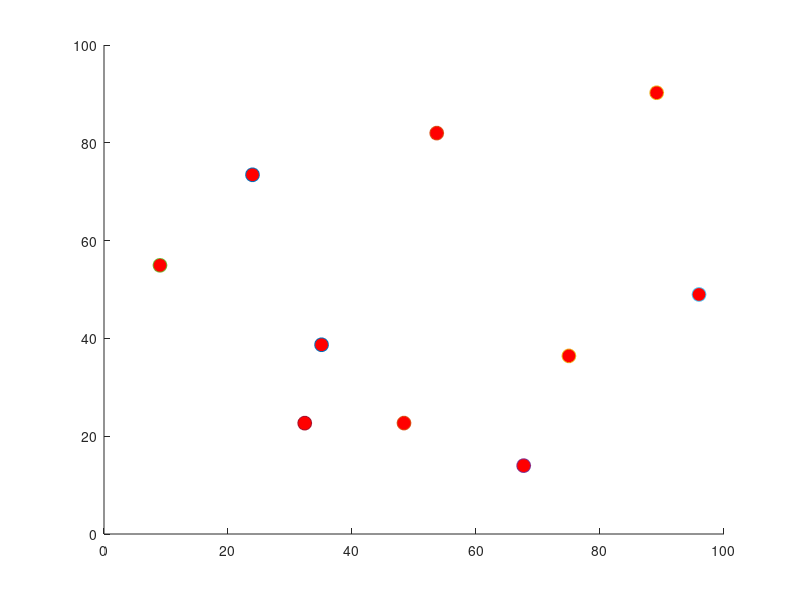

MATLAB code for this plot: (Note: this script raises an error after producing the figure.)
load("y.mat");
figure;  

% N = 10;
% L = 100;
% % Setting the mean vector and standard deviation matrix of the target 
% mu_real = [50 50]; % target mean---target coarse location
% target_sigma = 5;% target standard deviation matrix 
% 
% target = mu_real + randn(1,2)*target_sigma; % Generating target localization
% 
% %sensors =rand(N,2)*L; % Generating sensors localization 
% sensors=[5,5;5,90;90,5;90,91;25,80;5,50;90,50;75,90;50,10;50,80];

hold on;  
markerSize = 10;
for i=1:1:10
h1=plot(sensors(i, 1),sensors(i, 2),'o', 'MarkerSize', markerSize, 'MarkerFaceColor', 'r');  
% plot(sensors(2, 1),sensors(2, 2),'o', 'MarkerSize', markerSize, 'MarkerFaceColor', 'r'); 
% plot(sensors(3, 1),sensors(3, 2),'o', 'MarkerSize', markerSize, 'MarkerFaceColor', 'r'); 
% plot(sensors(4, 1),sensors(4, 2),'o', 'MarkerSize', markerSize, 'MarkerFaceColor', 'r'); 
% plot(sensors(5, 1),sensors(5, 2),'o', 'MarkerSize', markerSize, 'MarkerFaceColor', 'r'); 
% legend('Sensor Node i');
end
hold off;

hold on;
h2=plot(target(1),target(2),  'O', 'MarkerSize', markerSize + 2, 'MarkerFaceColor', 'b');  
 
% title('???????????????????');  
xlabel('X/m');  
ylabel('Y/m');  
legend([h1, h2], 'Sensor Node', 'Target Node');
%legend('Sensor Node 1','Sensor Node 2','Sensor Node 3','Sensor Node 4','Sensor Node 5','Sensor Node 6','Sensor Node 7','Sensor Node 8','Sensor Node 9','Sensor Node 10','Target Node');

grid on;  